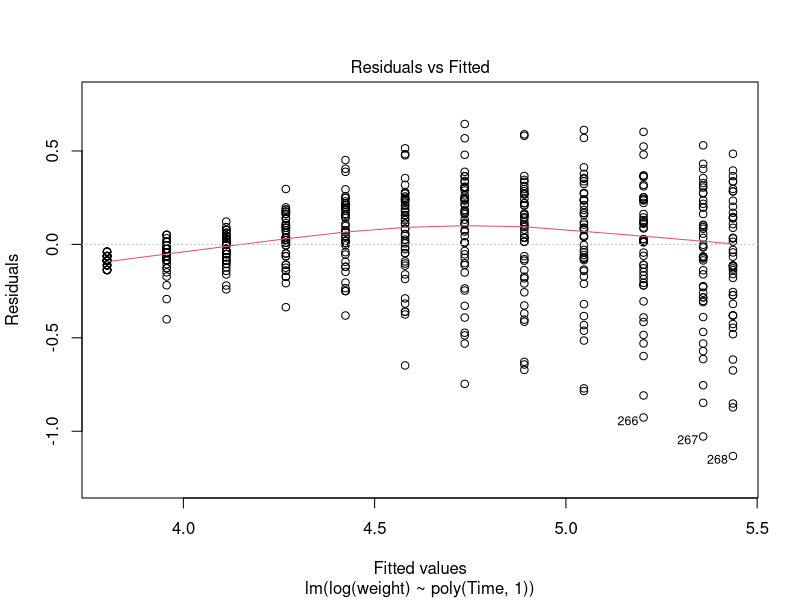
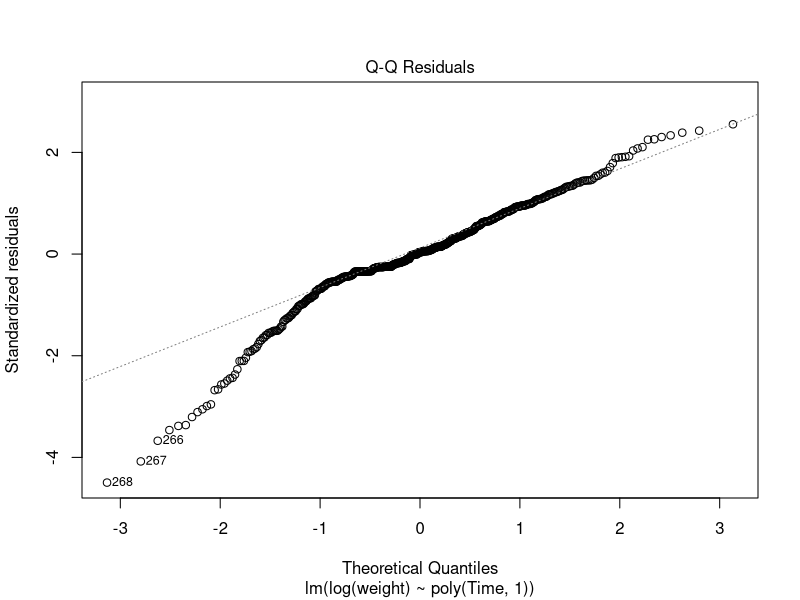
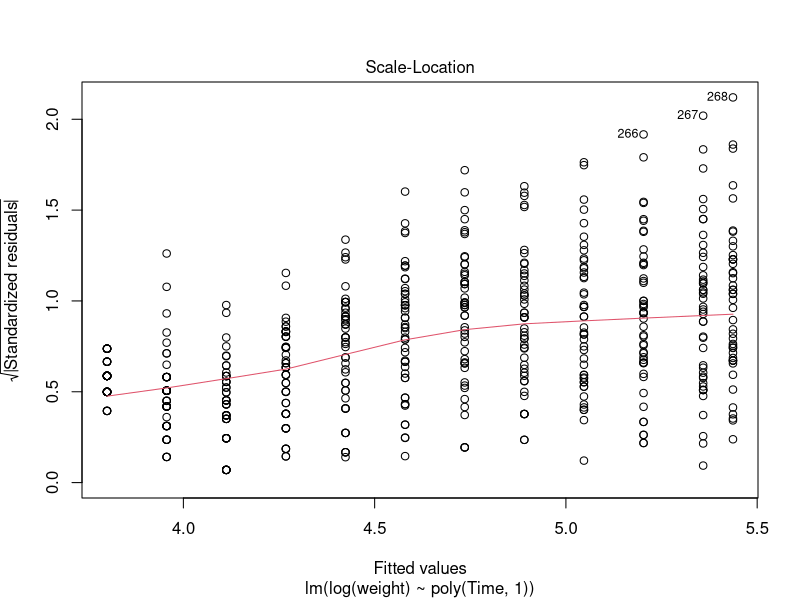
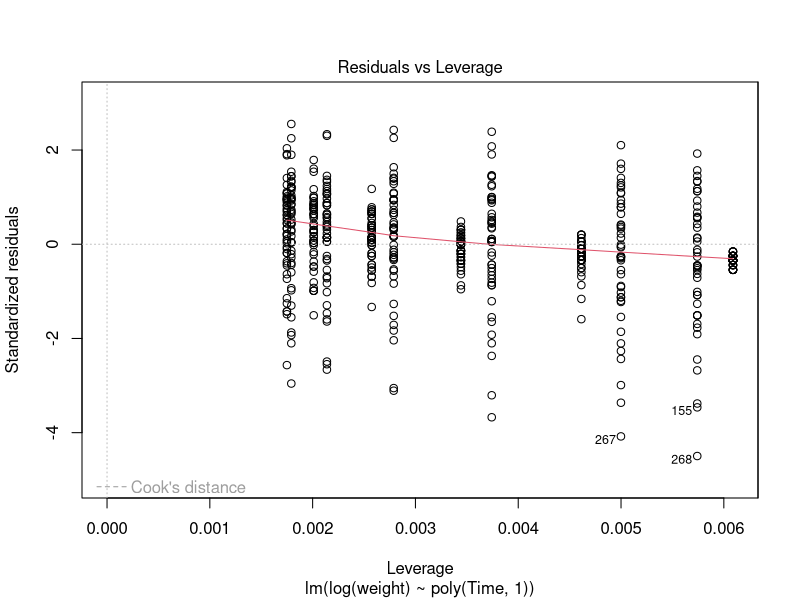

These figures' R source, in order:
data<-View(ChickWeight)
pol<- lm(log(weight)~ poly(Time, 1), data=ChickWeight)
summary(pol)
plot(pol)
pol1<-lm(log(weight)~ poly(Time, 2), data=ChickWeight, subset=(Diet))
summary(pol1)

pol2<-lm(log(weight)~ poly(Time, 1), data=ChickWeight, subset=(Diet))
summary(pol2)

mod1<-lm(log(weight)~Time+I(Time^2), data=ChickWeight)
summary(mod1)
d<-as.factor(ChickWeight$Diet)


mod2<-lm(log(weight)~d*Time+d*I(Time^2), data=ChickWeight)
summary(mod2)

mod3<-lm(log(weight)~d*Time+I(Time^2), data=ChickWeight)
summary(mod3)



